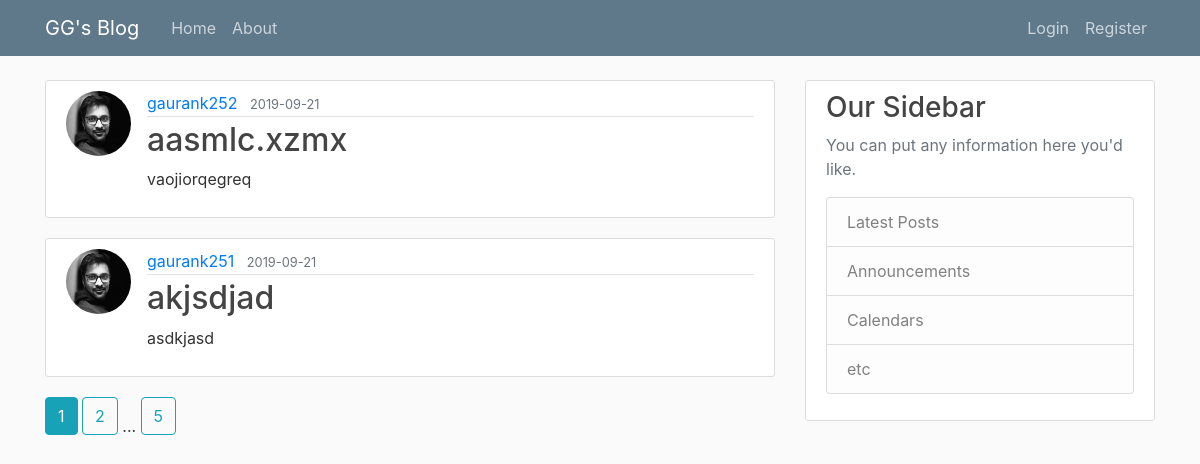
Page /home on the earlier database version.
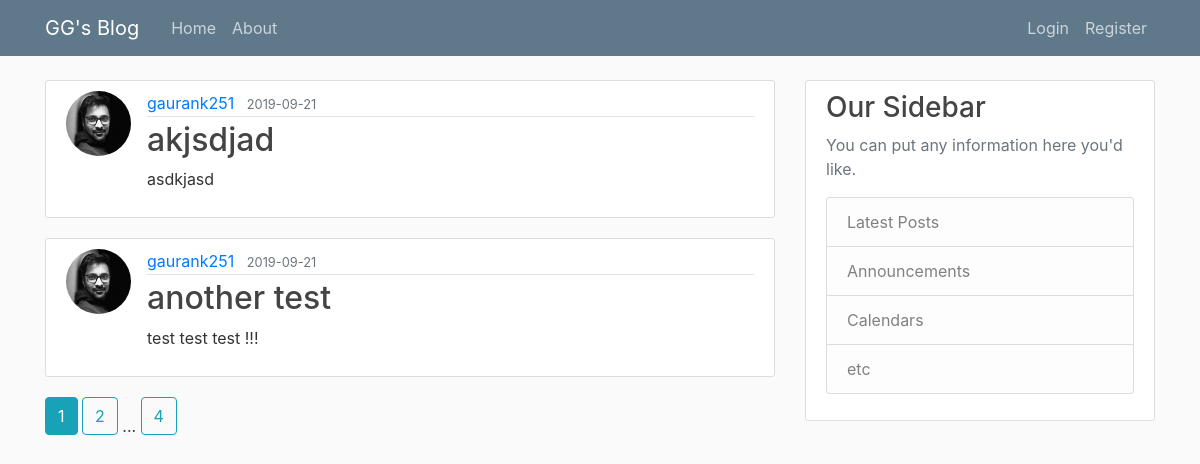
Same page on the later database version.
### flaskblog/models.py (models this page shows, shortened)
class Post(db.Model):
    id = db.Column(db.Integer, primary_key=True)
    title = db.Column(db.String(100), nullable=False)
    date_posted = db.Column(db.DateTime, nullable=False, default=datetime.utcnow)
    content = db.Column(db.Text, nullable=False)
    user_id = db.Column(db.Integer, db.ForeignKey('user.id'), nullable=False)

class User(db.Model, UserMixin):
    id = db.Column(db.Integer, primary_key=True)
    username = db.Column(db.String(20), unique=True, nullable=False)
    email = db.Column(db.String(120), unique=True, nullable=False)
    image_file = db.Column(db.String(20), nullable=False, default='default.jpg')
    password = db.Column(db.String(60), nullable=False)
    posts = db.relationship('Post', backref='author', lazy=True)

### flaskblog/main/routes.py (the view)
@main.route("/")
@main.route("/home")
def home():
    page = request.args.get('page', 1, type=int)
    posts = Post.query.order_by(Post.date_posted.desc()).paginate(page=page, per_page=2)
    return render_template('home.html', posts=posts)

### flaskblog/templates/home.html
{% extends "layout.html" %}
{% block content %}
    {% for post in posts.items %}
        <article class="media content-section">
            <img class="rounded-circle article-img" src="{{ url_for('static', filename='profile_pics/'+ post.author.image_file) }}">
          <div class="media-body">
            <div class="article-metadata">
              <a class="mr-2" href="{{ url_for('users.user_posts', username=post.author.username) }}">{{ post.author.username }}</a>
              <small class="text-muted">{{ post.date_posted.strftime('%Y-%m-%d') }}</small>
            </div>
            <h2><a class="article-title" href="{{ url_for('posts.post', post_id=post.id) }}">{{ post.title }}</a></h2>
            <p class="article-content">{{ post.content }}</p>
          </div>
        </article>
    {% endfor %}
    {% for page_num in posts.iter_pages(left_edge=1, right_edge=1, left_current=1, right_current=2) %}
      {% if page_num %}
        {% if posts.page == page_num %}
          <a class="btn btn-info mb-4" href="{{ url_for('main.home', page=page_num) }}">{{ page_num }}</a>
        {% else %}
          <a class="btn btn-outline-info mb-4" href="{{ url_for('main.home', page=page_num) }}">{{ page_num }}</a>
        {% endif %}
      {% else %}
        ...
      {% endif %}
    {% endfor %}
{% endblock content %}

Differences in the rows shown:
removed Post: image_file (picture), author.username "gaurank252", date_posted "2019-09-21", title "aasmlc.xzmx", content "vaojiorqegreq"
now on this page (row unchanged): Post: image_file (picture), author.username "gaurank251", date_posted "2019-09-21", title "another test", content "test test test !!!"
Other differences:
new list line: "4"
list line gone: "5"
